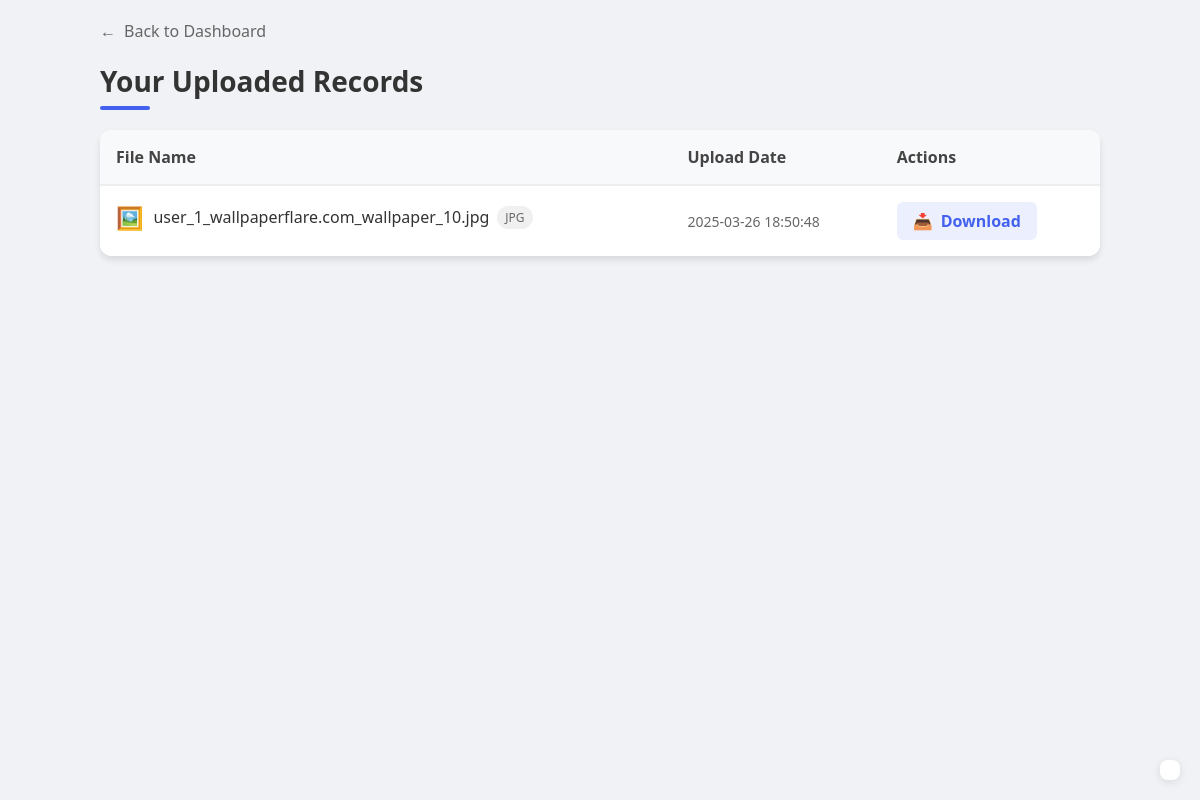
The page /records (signed in) on the database as committed earlier.
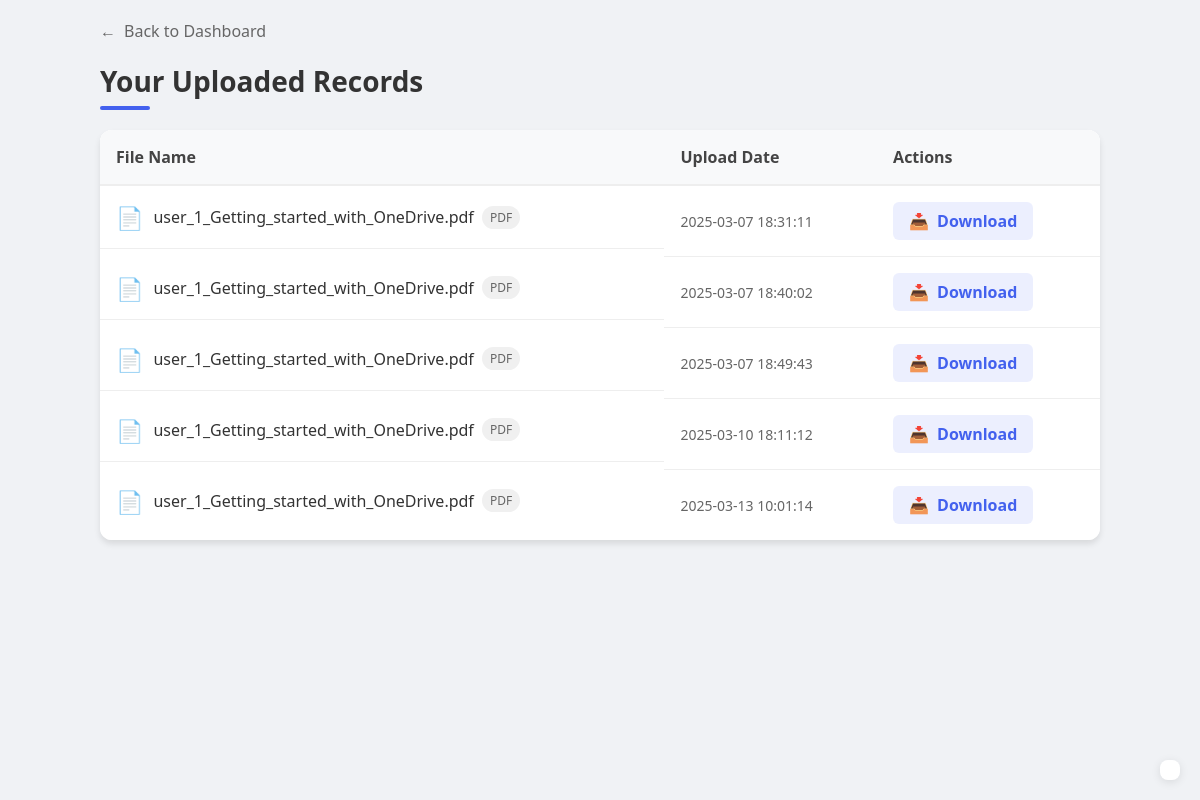
The same page on the database as committed later.
### tables this page shows
CREATE TABLE "health_records" (
    id INTEGER PRIMARY KEY AUTOINCREMENT,
    user_id INTEGER,
    file_name TEXT,
    file_path TEXT,
    upload_date TIMESTAMP DEFAULT CURRENT_TIMESTAMP,
    FOREIGN KEY(user_id) REFERENCES users(id)
);

### app.py (the view)
@app.route('/records')
def records():
    if 'user_id' not in session:
        return redirect(url_for('login'))
    conn = get_db_connection()
    cur = conn.cursor()
    cur.execute('''
        SELECT file_name, upload_date
        FROM health_records
        WHERE user_id=?
    ''', (session['user_id'],))
    records = cur.fetchall()
    conn.close()
    return render_template('records.html', records=records)

### app.py (called while the page is built)
def get_db_connection():
    conn = sqlite3.connect(DATABASE)
    conn.row_factory = sqlite3.Row
    return conn

@app.before_request
def before_request():
    if 'user_id' in session:
        conn = get_db_connection()
        cur = conn.cursor()
        cur.execute('SELECT * FROM user_preferences WHERE user_id = ?', (session['user_id'],))
        preferences = cur.fetchone()
        conn.close()
        if preferences:
            g.theme_color = preferences['theme_color']
            g.dark_mode = preferences['dark_mode']
            g.language = preferences['language']
        else:
            g.theme_color = 'blue'
            g.dark_mode = False
            g.language = 'en'
    else:
        g.theme_color = 'blue'
        g.dark_mode = False
        g.language = 'en'

@app.context_processor
def inject_preferences():
    return {
        'theme_color': getattr(g, 'theme_color', 'blue'),
        'dark_mode': getattr(g, 'dark_mode', False),
        'current_language': getattr(g, 'language', 'en')
    }

@app.context_processor
def inject_translate_settings():
    return {
        'GOOGLE_TRANSLATE_LANGUAGES': {
            'hi': 'Hindi',
            'bn': 'Bengali',
            'te': 'Telugu',
            'mr': 'Marathi',
            'ta': 'Tamil',
            'ur': 'Urdu',
            'gu': 'Gujarati',
            'kn': 'Kannada',
            'ml': 'Malayalam',
            'pa': 'Punjabi',
            'or': 'Odia',
            'as': 'Assamese',
            'sd': 'Sindhi',
            'en': 'English'
        }
    }

### templates/records.html (shortened to what this page needs)
{% extends "base.html" %}
{% block content %}
<!DOCTYPE html>
<html lang="en">
<head>
</head>
<body>
    <div class="records-container">
        <a href="{{ url_for('dashboard') }}" class="btn-back">
            <span class="back-icon">←</span> Back to Dashboard
        </a>
        <div class="records-header">
            <h1 class="records-title">Your Uploaded Records</h1>
        </div>
        <div class="records-card">
            {% if records %}
            <table class="records-table">
                <thead>
                    <tr>
                        <th>File Name</th>
                        <th>Upload Date</th>
                        <th>Actions</th>
                    </tr>
                </thead>
                <tbody>
                    {% for record in records %}
                    <tr>
                        <td class="file-name">
                            {% if record['file_name'].endswith('.pdf') %}
                                <span class="file-icon">📄</span>
                            {% elif record['file_name'].endswith(('.jpg', '.jpeg', '.png')) %}
                                <span class="file-icon">🖼️</span>
                            {% elif record['file_name'].endswith('.docx') %}
                                <span class="file-icon">📝</span>
                            {% else %}
                                <span class="file-icon">📋</span>
                            {% endif %}
                            {{ record['file_name'] }}
                            {% if record['file_name'].endswith('.pdf') %}
                                <span class="file-type">PDF</span>
                            {% elif record['file_name'].endswith('.jpg') %}
                                <span class="file-type">JPG</span>
                            {% elif record['file_name'].endswith('.png') %}
                                <span class="file-type">PNG</span>
                            {% elif record['file_name'].endswith('.docx') %}
                                <span class="file-type">DOCX</span>
                            {% endif %}
                        </td>
                        <td class="record-date">{{ record['upload_date'] }}</td>
                        <td>
                            <a href="{{ url_for('download_file', filename=record['file_name']) }}" class="download-btn">
                                <span class="download-icon">📥</span> Download
                            </a>
                        </td>
                    </tr>
                    {% endfor %}
                </tbody>
            </table>
            {% else %}
            <div class="empty-state">
                <div class="empty-icon">📁</div>
                <p class="empty-text">No records uploaded yet.</p>
                <a href="#" class="btn btn-primary">Upload Your First Record</a>
            </div>
            {% endif %}
        </div>
    </div>
</body>
</html>
{% endblock %}

### templates/base.html (shortened to what this page needs)
<!DOCTYPE html>
<html lang="{{ current_language }}">
<head>
    <link rel="stylesheet" href="{{ url_for('static', filename='css/theme.css') }}">
    <link rel="stylesheet" href="{{ url_for('static', filename='css/global.css') }}">
</head>
<body {% if dark_mode %}data-theme="dark"{% endif %}>
    <div id="app">
        {% block content %}{% endblock %}
    </div>
    <div id="google_translate_element"></div>
</body>
</html>

### static/css/theme.css (style rules this page uses)
:root { --bg-color: #f8f9fa; --card-bg: #ffffff; --text-color: #333; --text-secondary: #666; --border-color: #e0e0e0; }

### static/css/global.css (style rules this page uses)
:root { --theme-color: #007bff; --theme-hover: #0056b3; --bg-color: #f8f9fa; --text-color: #333; --card-bg: #fff; }
body { background-color: var(--bg-color); color: var(--text-color); font-family: -apple-system, BlinkMacSystemFont, 'Segoe UI', Roboto, Oxygen, Ubuntu, Cantarell, 'Open Sans', 'Helvetica Neue', sans-serif; }
table { background-color: var(--card-bg); color: var(--text-color); border-color: var(--border-color); }
tr:nth-child(even) { background-color: var(--table-stripe); }
a { color: var(--link-color); }

### templates/base.html (style rules this page uses)
#google_translate_element { position: fixed; bottom: 20px; right: 20px; z-index: 1000; background: white; padding: 10px; border-radius: 8px; box-shadow: 0 2px 10px rgba(0,0,0,0.1); }
body { top: 0 !important; }

### templates/records.html (style rules this page uses)
:root { --primary: #4361ee; --secondary: #3f37c9; --success: #4cc9f0; --light-bg: #f8f9fa; --card-shadow: 0 4px 6px rgba(0, 0, 0, 0.1); }
* { margin: 0; padding: 0; box-sizing: border-box; font-family: 'Segoe UI', Tahoma, Geneva, Verdana, sans-serif; }
body { background-color: #f0f2f5; color: #333; padding: 20px; }
.records-container { max-width: 1000px; margin: 0 auto; }
.records-header { margin-bottom: 30px; display: flex; justify-content: space-between; align-items: center; }
.records-title { font-size: 28px; font-weight: 700; color: #333; position: relative; }
.records-title::after { content: ""; position: absolute; left: 0; bottom: -10px; width: 50px; height: 4px; background: var(--primary); border-radius: 2px; }
.records-card { background: white; border-radius: 12px; box-shadow: var(--card-shadow); overflow: hidden; }
.records-table { width: 100%; border-collapse: collapse; }
.records-table th { background-color: #f8f9fa; padding: 16px; text-align: left; font-weight: 600; color: #444; border-bottom: 2px solid #eee; }
.records-table td { padding: 16px; border-bottom: 1px solid #eee; vertical-align: middle; }
.records-table tr:last-child td { border-bottom: none; }
.file-icon { font-size: 22px; color: #666; margin-right: 10px; vertical-align: middle; }
.file-name { display: flex; align-items: center; }
.file-type { display: inline-block; font-size: 12px; color: #666; background-color: #f0f0f0; padding: 3px 8px; border-radius: 12px; margin-left: 8px; }
.download-btn { display: inline-flex; align-items: center; justify-content: center; color: var(--primary); background-color: rgba(67, 97, 238, 0.1); border-radius: 6px; padding: 8px 16px; font-weight: 600; text-decoration: none; transition: all 0.2s; }
.download-icon { margin-right: 8px; }
.record-date { color: #666; font-size: 14px; }
.btn-back { display: inline-flex; align-items: center; color: #666; text-decoration: none; font-size: 16px; margin-bottom: 20px; transition: color 0.2s; }
.back-icon { margin-right: 8px; }

Rows that differ between the two databases and show on the page:
removed health_records: file_name "user_1_wallpaperflare.com_wallpaper_10.jpg", shows "JPG", upload_date "2025-03-26 18:50:48"
added health_records: file_name "user_1_Getting_started_with_OneDrive.pdf", shows "PDF", upload_date "2025-03-07 18:31:11"
added health_records: file_name "user_1_Getting_started_with_OneDrive.pdf", shows "PDF", upload_date "2025-03-07 18:40:02"
added health_records: file_name "user_1_Getting_started_with_OneDrive.pdf", shows "PDF", upload_date "2025-03-07 18:49:43"
added health_records: file_name "user_1_Getting_started_with_OneDrive.pdf", shows "PDF", upload_date "2025-03-10 18:11:12"
added health_records: file_name "user_1_Getting_started_with_OneDrive.pdf", shows "PDF", upload_date "2025-03-13 10:01:14"
